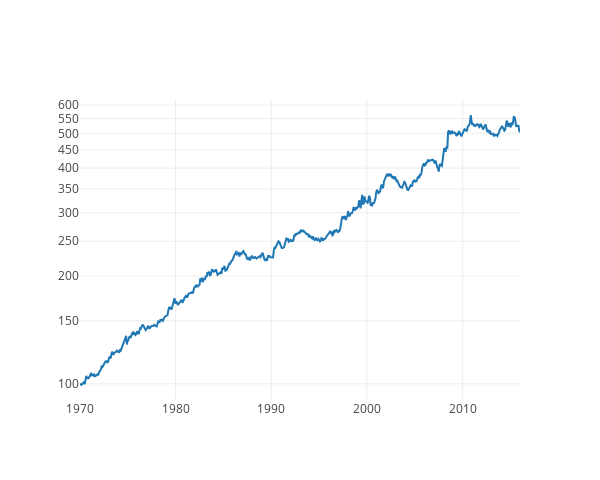

Write notebook code for a chart like this one.
### Code cell
results_LASSO_each_timestep = R[STARTMONTH:]
perf_LASSO_each_timestep = 100 * np.cumprod(1 + results_LASSO_each_timestep / 100)
mychart([perf_LASSO_each_timestep])

### Figure 1 — Plotly figure (JSON) as saved in the notebook; plotly's stock layout.template omitted (floating-point values rounded to 4 significant figures; data arrays with more than 128 entries replaced by an {"elided": "..."} marker saying what was removed)
{"data": [{"mode": "line", "name": "Trace 0", "type": "scatter", "x": {"elided": "564 float values"}, "y": {"elided": "564 float values"}}], "layout": {"autosize": false, "height": 480, "width": 600, "yaxis": {"autorange": true, "type": "log"}}}
